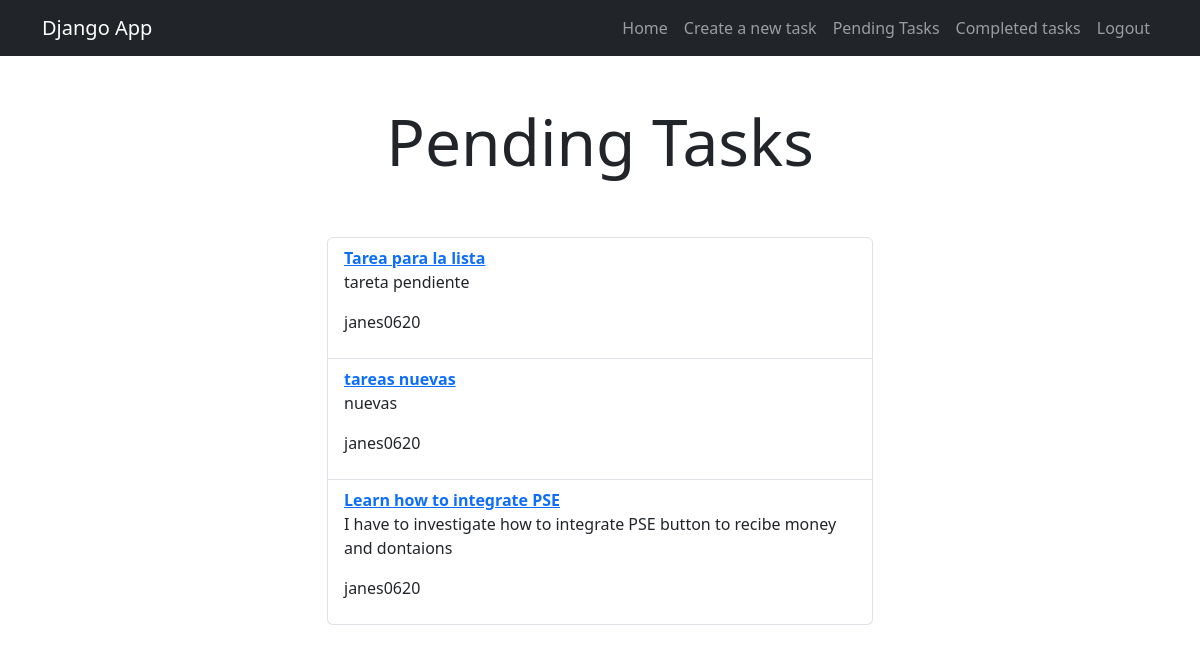
Before: /tasks/ (signed in) with the older database file.
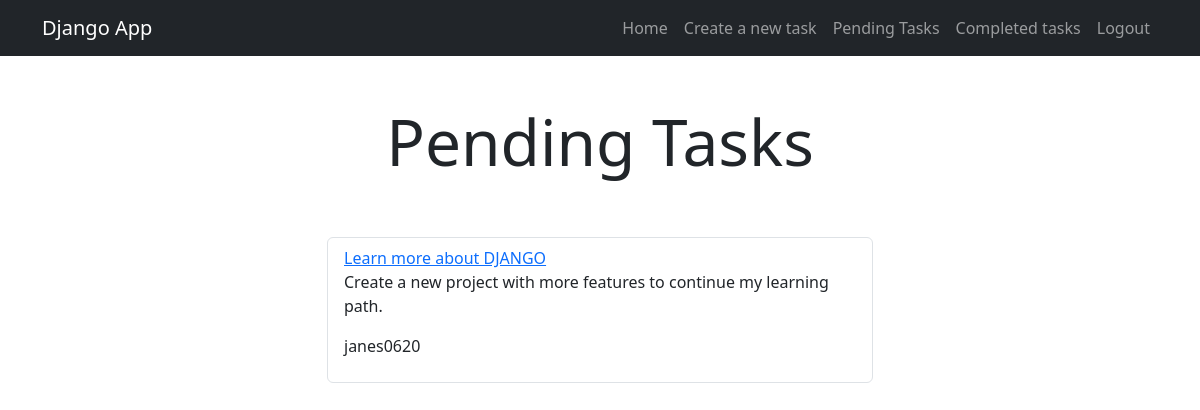
After: the same page with the newer database file.
### tasks/models.py (models this page shows, shortened)
class Task (models.Model):
    title = models.CharField (max_length=100)
    description = models.TextField (blank=True)
    created = models.DateTimeField (auto_now_add=True)
    date_completed = models.DateTimeField(null=True, blank=True)
    important = models.BooleanField (default=False)
    user = models.ForeignKey (User, on_delete=models.CASCADE)

### tasks/views.py (the view)
@login_required ()
def tasks (request):
    tasks = Task.objects.filter (user=request.user, date_completed__isnull=True)
    return render (request, "tasks.html", {
        "tasks":tasks
    })

### tasks/templates/tasks.html (shortened to what this page needs)
{% extends 'base.html' %} {% block content %}
<main class="container">
  <div class="row">
      <div class="col-md-6 offset-md-3">
        <h1 class="text-center display-3 py-5">Pending Tasks</h1>
          <ul class="list-group">
            {% for task in tasks %}
              <li class="list-group-item">
                <a href="{% url 'task_detail' task.id %}">
                  {% if task.important %}
                  <strong>{{task.title}}</strong>
                </a>
                  {% else %}
                  <a href="{% url 'task_detail' task.id %}">
                  {{task.title}}
                </a>
                  {% endif %}
                  <p>{{task.description}}</p>
                  <p>{{task.user.username}}</p>
              </li>
            {% endfor %}
          </ul>
      </div>
  </div>
</main>
{% endblock %}

### tasks/templates/base.html (shortened to what this page needs)
<!DOCTYPE html>
<html lang="en">
<head>
    <link rel="stylesheet" href="https://cdn.jsdelivr.net/npm/bootstrap@5.3.0/dist/css/bootstrap.min.css">
</head>
<body>
    <nav class="navbar navbar-expand-lg bg-dark navbar-dark">
        <div class="container">
            <a class="navbar-brand" href="/">Django App</a>
          <div class="collapse navbar-collapse" id="navbarNav">
            <ul class="navbar-nav ms-auto">
                <li class="nav-item" >
                    <a class="nav-link" href="/">Home</a>
                </li>
                {% if user.is_authenticated %}
                    <li class="nav-item">
                        <a class="nav-link" href="/tasks/create">Create a new task</a>
                    </li>
                    <li class="nav-item">
                        <a class="nav-link" href="{% url "tasks" %}">Pending Tasks</a>
                    </li>
                    <li class="nav-item">
                        <a class="nav-link" href="{% url "tasks_completed" %}">Completed tasks</a>
                    </li>
                    <li class="nav-item">
                        <a class="nav-link" href="/logout">Logout</a>
                    </li>
                {% endif %}
            </ul>
          </div>
        </div>
      </nav>
    {% block content %}
    {% endblock %}
</body>
</html>

Changed rows visible on the page:
removed Task: title "Tarea para la lista", description "tareta pendiente", user.username "janes0620"
removed Task: title "tareas nuevas", description "nuevas", user.username "janes0620"
removed Task: title "Learn how to integrate PSE", description "I have to investigate how to integrate PSE button to recibe money and dontaions", user.username "janes0620"
added Task: title "Learn more about DJANGO", description "Create a new project with more features to continue my learning path.", user.username "janes0620"
